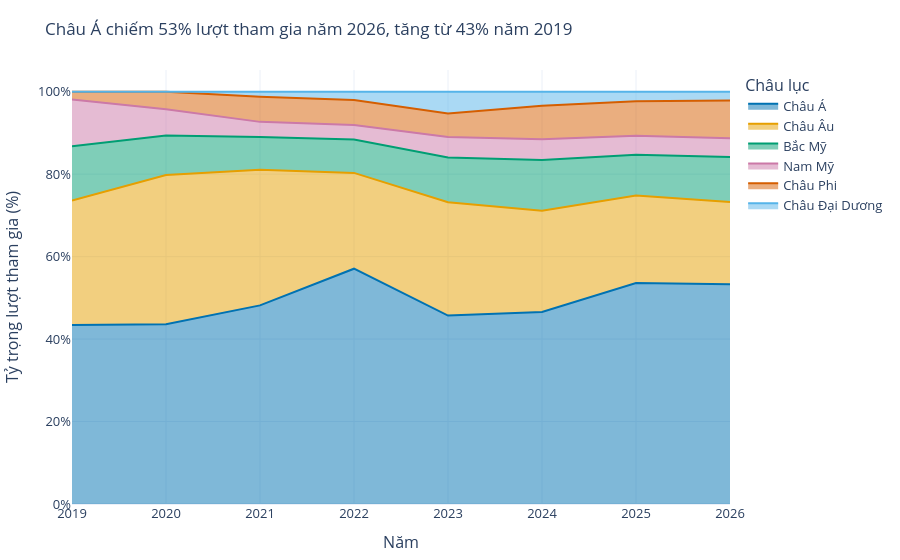

Notebook code cell kept with this figure:
### Code cell
cy = country_year[country_year.year >= 2019].groupby(["year", "continent"], as_index=False)["count"].sum()
share = cy.assign(pct=100 * cy["count"] / cy.groupby("year")["count"].transform("sum"))
s = share.set_index(["year", "continent"])["pct"]
fig2 = px.area(cy, x="year", y="count", color="continent", groupnorm="percent", color_discrete_map=COLOR_CONT,
               category_orders={"continent": list(COLOR_CONT)}, labels={"year": "Năm", "count": "Lượt tham gia", "continent": "Châu lục"})
fig2.update_traces(hovertemplate="%{fullData.name}: %{y:.1f}%<extra></extra>")
fig2.update_yaxes(title="Tỷ trọng lượt tham gia (%)", ticksuffix="%")
fig2.update_xaxes(dtick=1)
fig2.update_layout(hovermode="x unified")
save(fig2, 2, "xu-huong",
     f"Châu Á chiếm {s[(2026, 'Châu Á')]:.0f}% lượt tham gia năm 2026, tăng từ {s[(2019, 'Châu Á')]:.0f}% năm 2019",
     "Mỗi dải là phần trăm lượt tham gia của một châu lục trong năm (một bài có tác giả ở hai nước được tính cho cả hai). Bắt đầu từ 2019 vì các năm trước có dưới 40 bài. Bấm vào chú thích để ẩn/hiện châu lục.",
     share, "ty_trong_chau_luc")

### Figure 1 — Plotly figure (JSON) as saved in the notebook; plotly's stock layout.template omitted (floating-point values rounded to 4 significant figures)
{"data": [{"fillpattern": {"shape": ""}, "groupnorm": "percent", "hovertemplate": "%{fullData.name}: %{y:.1f}%<extra></extra>", "legendgroup": "Châu Á", "line": {"color": "#0072B2"}, "marker": {"symbol": "circle"}, "mode": "lines", "name": "Châu Á", "orientation": "v", "showlegend": true, "stackgroup": "1", "type": "scatter", "x": [2019, 2020, 2021, 2022, 2023, 2024, 2025, 2026], "xaxis": "x", "y": [23, 41, 79, 113, 467, 1574, 3877, 4682], "yaxis": "y"}, {"fillpattern": {"shape": ""}, "groupnorm": "percent", "hovertemplate": "%{fullData.name}: %{y:.1f}%<extra></extra>", "legendgroup": "Châu Âu", "line": {"color": "#E69F00"}, "marker": {"symbol": "circle"}, "mode": "lines", "name": "Châu Âu", "orientation": "v", "showlegend": true, "stackgroup": "1", "type": "scatter", "x": [2019, 2020, 2021, 2022, 2023, 2024, 2025, 2026], "xaxis": "x", "y": [16, 34, 54, 46, 281, 831, 1537, 1748], "yaxis": "y"}, {"fillpattern": {"shape": ""}, "groupnorm": "percent", "hovertemplate": "%{fullData.name}: %{y:.1f}%<extra></extra>", "legendgroup": "Bắc Mỹ", "line": {"color": "#009E73"}, "marker": {"symbol": "circle"}, "mode": "lines", "name": "Bắc Mỹ", "orientation": "v", "showlegend": true, "stackgroup": "1", "type": "scatter", "x": [2019, 2020, 2021, 2022, 2023, 2024, 2025, 2026], "xaxis": "x", "y": [7, 9, 13, 16, 111, 415, 714, 957], "yaxis": "y"}, {"fillpattern": {"shape": ""}, "groupnorm": "percent", "hovertemplate": "%{fullData.name}: %{y:.1f}%<extra></extra>", "legendgroup": "Nam Mỹ", "line": {"color": "#CC79A7"}, "marker": {"symbol": "circle"}, "mode": "lines", "name": "Nam Mỹ", "orientation": "v", "showlegend": true, "stackgroup": "1", "type": "scatter", "x": [2019, 2020, 2021, 2022, 2023, 2024, 2025, 2026], "xaxis": "x", "y": [6, 6, 6, 7, 51, 171, 334, 400], "yaxis": "y"}, {"fillpattern": {"shape": ""}, "groupnorm": "percent", "hovertemplate": "%{fullData.name}: %{y:.1f}%<extra></extra>", "legendgroup": "Châu Phi", "line": {"color": "#D55E00"}, "marker": {"symbol": "circle"}, "mode": "lines", "name": "Châu Phi", "orientation": "v", "showlegend": true, "stackgroup": "1", "type": "scatter", "x": [2019, 2020, 2021, 2022, 2023, 2024, 2025, 2026], "xaxis": "x", "y": [1, 4, 10, 12, 58, 274, 607, 804], "yaxis": "y"}, {"fillpattern": {"shape": ""}, "groupnorm": "percent", "hovertemplate": "%{fullData.name}: %{y:.1f}%<extra></extra>", "legendgroup": "Châu Đại Dương", "line": {"color": "#56B4E9"}, "marker": {"symbol": "circle"}, "mode": "lines", "name": "Châu Đại Dương", "orientation": "v", "showlegend": true, "stackgroup": "1", "type": "scatter", "x": [2021, 2022, 2023, 2024, 2025, 2026], "xaxis": "x", "y": [2, 4, 54, 116, 166, 189], "yaxis": "y"}], "layout": {"font": {"size": 13}, "hoverlabel": {"font": {"size": 13}}, "hovermode": "x unified", "legend": {"title": {"text": "Châu lục"}, "tracegroupgap": 0}, "margin": {"b": 50, "l": 60, "r": 30, "t": 70}, "title": {"font": {"size": 17}, "text": "Châu Á chiếm 53% lượt tham gia năm 2026, tăng từ 43% năm 2019"}, "xaxis": {"anchor": "y", "domain": [0.0, 1.0], "dtick": 1, "title": {"text": "Năm"}}, "yaxis": {"anchor": "x", "domain": [0.0, 1.0], "ticksuffix": "%", "title": {"text": "Tỷ trọng lượt tham gia (%)"}}}}
